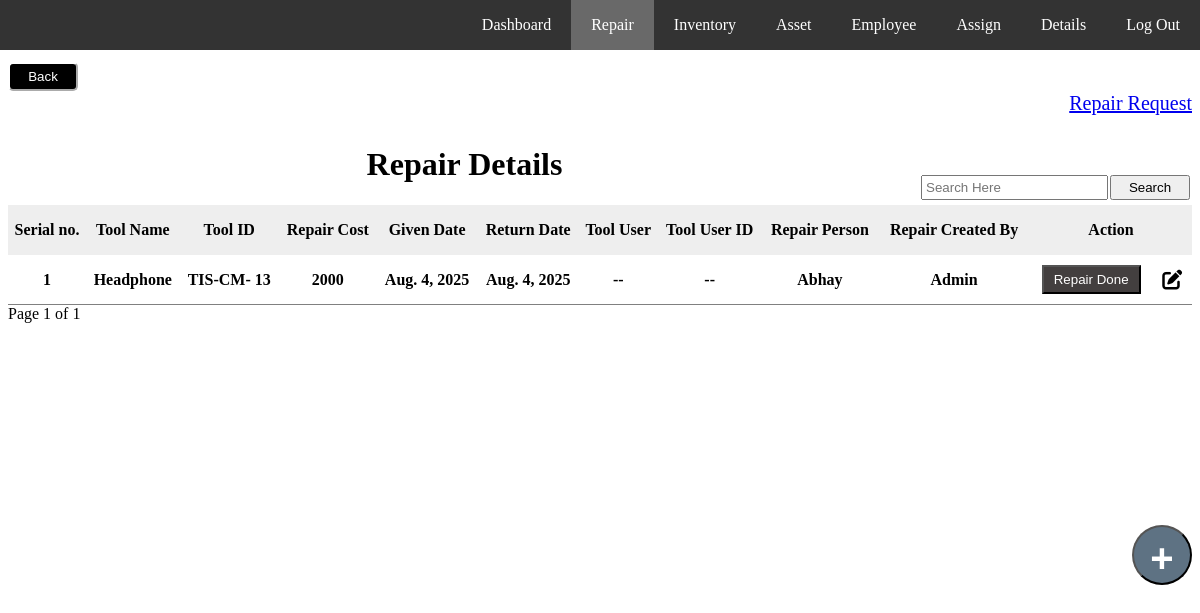
Page /repair_table/ (signed in) on the committed database.
### test_app/models.py (models this page shows)
class Repair(models.Model):
     name=models.CharField(max_length=150)
     repair_tool_id=models.CharField(max_length=150)
     repair_cost=models.CharField(max_length=100,null=True,default='--')
     return_date=models.DateField(null=True)
     tool_user=models.CharField(max_length=150, null=True)
     tool_user_id=models.CharField(max_length=150, null=True)
     repair_person=models.CharField(max_length=150)
     repair_status=models.CharField(max_length=150, default=1)
     repair_created_at = models.DateField(auto_now_add=True)
     repair_created_by=models.CharField(max_length=150,null=True)

### test_app/views.py (the view, shortened to what this page needs)
# urls.py: path('repair_table/',views.repair_table,name='repair_table'),
@login_required
def repair_table(request):
    data=Repair.objects.filter(repair_status="Repair Created",repair_created_by='Admin').order_by('-repair_created_at')
    total_page = math.ceil(data.count()/7)
    items_per_page = 7
    paginator = Paginator(data, items_per_page)
    page_number = request.GET.get('page')
    try:
        page_obj = paginator.get_page(page_number)
    except PageNotAnInteger:
        page_obj = paginator.page(1)
    except EmptyPage:
        page_obj = paginator.page(paginator.num_pages)
    print(data)
    msg=request.session.get('repair_msg')
    context={'page_obj':page_obj,'msg':msg , 'table' : 'table' , 'total' : total_page}
    return render(request,'test_app/repair_table.html',context)

### test_app/templates/test_app/repair_table.html (shortened to what this page needs)
{% load static %}
<!DOCTYPE html>
<html>
<head>
           <link rel="stylesheet" href="https://cdnjs.cloudflare.com/ajax/libs/font-awesome/6.0.0/css/all.min.css" />
</head>
<body>
       {% include 'test_app/navbar.html' %}
      <a href="/dashboard"><input type="submit" value="Back" style="margin-top: 20px; width: 70px; border-radius: 5px; border-color: white;
        padding: 5px; background-color: black; color: white;">
      </a>
        <a href="/repair-created-by-user" style="float: right; margin-top: 50px; font-size: 20px;">Repair Request</a>
<br>
    <button type="button" style=   "padding: 3px; width: 80px; float: right; margin-top: 50px;" onclick="myFunction()">Search</button>
  <input type="text" id="filter" name="filter"   placeholder="Search Here" style="float: right; margin-top: 50px; padding: 3px;">
<h1 class='list' style="text-align: center;">Repair Details</h1>
<table>
  <thead style="background-color:#eee;">
    <tr>
                <th>Serial no.</th>
                <th>Tool Name</th>
                <th>Tool ID</th>
                <th>Repair Cost</th>
                <th>Given Date</th>
                <th>Return Date</th>
                <th>Tool User</th>
                <th>Tool User ID</th>
                <th>Repair Person</th>
                <th>Repair Created By</th>
                <th colspan="2">Action</th>
    </tr>
  </thead>
    <tbody  id="tableBody"  style="table-layout: fixed; font-weight: bold;">
      {% if page_obj.object_list  %}
           {% for k in page_obj.object_list %}
            <tr>
                <td>{{forloop.counter}}</td>
                <td style="text-transform: capitalize;">{{k.name}}</td>
                <td>{{k.repair_tool_id}}</td>
                <td>{{k.repair_cost}}</td>
                <td>{{k.repair_created_at}}</td>
                <td>{{k.return_date}}</td>
                {% if k.tool_user %}
                   <td style="text-transform: capitalize;" >{{k.tool_user}}</td>
                {% else %}
                   <td>--</td>
                {% endif %}
                {% if k.tool_user_id %}
                   <td>{{k.tool_user_id}}</td>
                {% else %}
                   <td>--</td>
                {% endif %}
                {% if k.repair_person %}
                <td style="text-transform: capitalize;">{{k.repair_person}}</td>
                {% else %}
                <td>--</td>
                {% endif %}
                <td>{{k.repair_created_by}}</td>
                                  <td>
                          <button onmouseover="myRepair('{{k.repair_tool_id}}')" style="background-color:  #433f3f; color: white;" >Repair Done</button>
                   </td>
               <td> <form action="{% url 'edit-repair-id' %}" method="POST">
                       <a href="{% url 'edit-repair-id' %}"><input type="submit" class="fas" value=  "&#xf044;" style="background: none; border: none; font-size: 20px;"></a> </form>
                      </td>
              {% endfor %}
            </tr>
        {% else %}
            <tr>
               <td colspan="11">
                <p>Nothing In Repair</p>
               </td>
            </tr>
         {% endif %}
    </tbody>
</table>
<div>
<a href="{% url 'add_repair' %}" style="float: right; margin-top: 200px;"><input type="submit" value="+" class="add-button" style="margin-top: 20px;" ></a>
</div>
<div id="pagiation">
        <span>Page {{page_obj.number}} of {{total}}</span>
</div>
</body>
        </html>

### test_app/templates/test_app/repair_table.html (style rules this page uses)
table, td, th { border: 1px solid; border: none; }
tr { height:50px; }
td { border-bottom: 1px solid gray; }
table { width: 100%; border-collapse: collapse; text-align: center; height: 100px; row-gap: 50px; margin-left: auto; margin-right: auto; }
.add-button { position: relative; width: 60px; height: 60px; background-color: #5e7283; color: white; border-radius: 50%; text-align: center; line-height: 60px; font-size: 40px; font-weight: bold; text-decoration: none; margin-top: 10px; }

### test_app/templates/test_app/navbar.html (style rules this page uses)
button { padding: 5px 10px; margin: 2px; cursor: pointer; }

### rows in the picture
Repair: name "Headphone", repair_tool_id "TIS-CM- 13", repair_cost "2000", repair_created_at "Aug. 4, 2025", return_date "Aug. 4, 2025", repair_person "Abhay", repair_created_by "Admin"

### other values in the picture
{{ page_obj.number }} "1"
{{ total }} "1"
